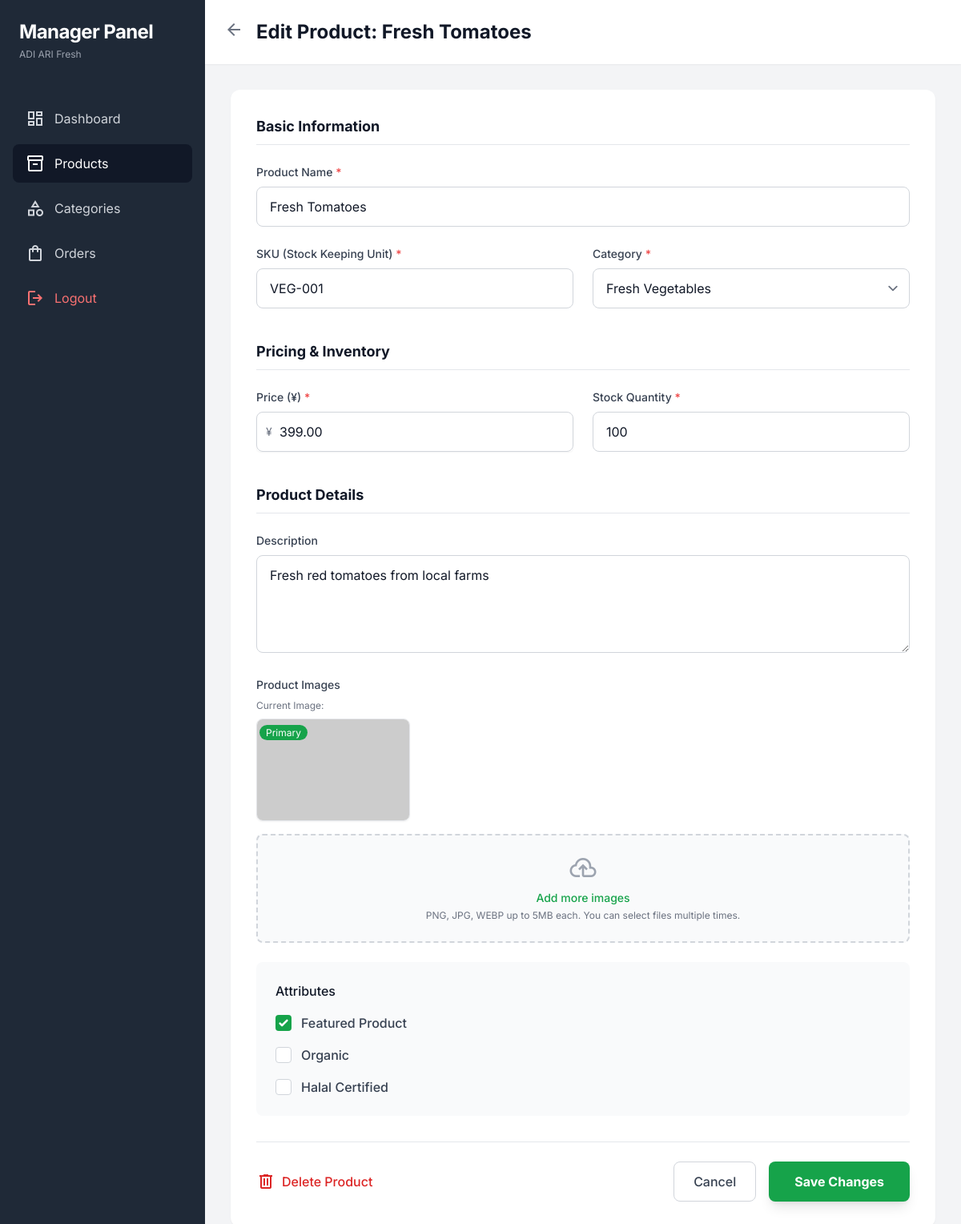
/manager/product/1/edit (signed in), run on the app's committed database.
### tables this page shows
CREATE TABLE IF NOT EXISTS products (
    id INT PRIMARY KEY AUTO_INCREMENT,
    category_id INT NOT NULL,
    name VARCHAR(200) NOT NULL,
    slug VARCHAR(200) UNIQUE NOT NULL,
    description TEXT,
    short_description VARCHAR(500),
    price DECIMAL(10,2) NOT NULL,
    sale_price DECIMAL(10,2) NULL,
    cost_price DECIMAL(10,2) NULL,
    tax_rate DECIMAL(5,2) DEFAULT NULL COMMENT 'Per-product tax rate override (NULL = use global)',
    sku VARCHAR(100) UNIQUE,
    barcode VARCHAR(100) DEFAULT NULL,
    unit VARCHAR(50) DEFAULT 'piece',
    weight DECIMAL(10,2),
    stock_quantity INT DEFAULT 0,
    min_stock_level INT DEFAULT 10,
    reorder_level INT DEFAULT 10,
    primary_image VARCHAR(255) NULL,
    is_halal TINYINT(1) DEFAULT 0,
    halal_cert_number VARCHAR(100) NULL,
    is_organic TINYINT(1) DEFAULT 0,
    is_featured TINYINT(1) DEFAULT 0,
    is_new TINYINT(1) DEFAULT 0,
    is_on_sale TINYINT(1) DEFAULT 0,
    status ENUM('active', 'inactive') DEFAULT 'active',
    views_count INT DEFAULT 0,
    meta_title VARCHAR(200),
    meta_description VARCHAR(500),
    meta_keywords VARCHAR(500),
    deleted_at DATETIME NULL,
    created_at DATETIME DEFAULT CURRENT_TIMESTAMP,
    updated_at DATETIME DEFAULT CURRENT_TIMESTAMP ON UPDATE CURRENT_TIMESTAMP,
    FOREIGN KEY (category_id) REFERENCES categories(id) ON DELETE CASCADE,
    INDEX idx_category (category_id),
    INDEX idx_slug (slug),
    INDEX idx_sku (sku),
    INDEX idx_barcode (barcode),
    INDEX idx_featured (is_featured),
    INDEX idx_status (status),
    INDEX idx_price (price),
    INDEX idx_deleted (deleted_at),
    FULLTEXT idx_search (name, description, short_description)
);

CREATE TABLE IF NOT EXISTS categories (
    id INT PRIMARY KEY AUTO_INCREMENT,
    name VARCHAR(100) NOT NULL,
    slug VARCHAR(100) UNIQUE NOT NULL,
    description TEXT,
    image VARCHAR(255),
    icon VARCHAR(100),
    parent_id INT NULL,
    display_order INT DEFAULT 0,
    status ENUM('active', 'inactive') DEFAULT 'active',
    meta_title VARCHAR(200),
    meta_description TEXT,
    created_at DATETIME DEFAULT CURRENT_TIMESTAMP,
    updated_at DATETIME DEFAULT CURRENT_TIMESTAMP ON UPDATE CURRENT_TIMESTAMP,
    FOREIGN KEY (parent_id) REFERENCES categories(id) ON DELETE SET NULL,
    INDEX idx_slug (slug),
    INDEX idx_status (status),
    INDEX idx_parent (parent_id),
    INDEX idx_display_order (display_order)
);

### app/views/manager/products/edit.php (the view, shortened to what the rows shown need)
<?php
$product = $data['product'];
$categories = $data['categories'];
$old = Session::getFlash('old') ?? $product;
?>
<div class="bg-gray-100 min-h-screen">
    <div class="flex h-screen overflow-hidden">
        <aside class="w-64 bg-gray-800 text-white flex-shrink-0">
            <div class="p-6">
                <h2 class="text-2xl font-bold tracking-tight">Manager Panel</h2>
            </div>
        </aside>
        <div class="flex-1 overflow-auto flex flex-col">
            <header class="bg-white shadow-sm p-6 flex justify-between items-center z-10">
                <div class="flex items-center">
                    <a href="/manager/products" class="mr-4 text-gray-500 hover:text-gray-700">
                        <span class="material-symbols-outlined">arrow_back</span>
                    </a>
                    <h1 class="text-2xl font-bold text-gray-900">Edit Product: <?= htmlspecialchars($product['name']) ?></h1>
                </div>
            </header>
            <main class="flex-1 p-8">
                <div class="bg-white rounded-xl shadow-sm overflow-hidden">
                    <form action="/manager/product/<?= $product['id'] ?>/update" method="POST" enctype="multipart/form-data" class="p-8">
                        <div class="grid grid-cols-1 md:grid-cols-2 gap-6 mb-6">
                            <div class="col-span-2">
                                <label for="name" class="block text-sm font-medium text-gray-700 mb-2">Product Name <span class="text-red-500">*</span></label>
                                <input
                                    type="text"
                                    id="name"
                                    name="name"
                                    value="<?= htmlspecialchars($old['name'] ?? '') ?>"
                                    class="w-full px-4 py-3 border border-gray-300 rounded-lg focus:ring-green-500 focus:border-green-500 transition"
                                    required
                                >
                            </div>
                            <div>
                                <label for="sku" class="block text-sm font-medium text-gray-700 mb-2">SKU (Stock Keeping Unit) <span class="text-red-500">*</span></label>
                                <input
                                    type="text"
                                    id="sku"
                                    name="sku"
                                    value="<?= htmlspecialchars($old['sku'] ?? '') ?>"
                                    class="w-full px-4 py-3 border border-gray-300 rounded-lg focus:ring-green-500 focus:border-green-500 transition"
                                    required
                                >
                            </div>
                            <div>
                                <label for="category_id" class="block text-sm font-medium text-gray-700 mb-2">Category <span class="text-red-500">*</span></label>
                                <select
                                    id="category_id"
                                    name="category_id"
                                    class="w-full px-4 py-3 border border-gray-300 rounded-lg focus:ring-green-500 focus:border-green-500 transition"
                                    required
                                >
                                    <?php foreach ($categories as $category): ?>
                                        <option value="<?= $category['id'] ?>" <?= (isset($old['category_id']) && $old['category_id'] == $category['id']) ? 'selected' : '' ?>>
                                            <?= htmlspecialchars($category['name']) ?>
                                        </option>
                                    <?php endforeach; ?>
                                </select>
                            </div>
                        </div>
                        <div class="grid grid-cols-1 md:grid-cols-2 gap-6 mb-6">
                            <div>
                                <div class="relative rounded-md shadow-sm">
                                    <div class="absolute inset-y-0 left-0 pl-3 flex items-center pointer-events-none">
                                        <span class="text-gray-500 sm:text-sm">¥</span>
                                    </div>
                                    <input
                                        type="number"
                                        id="price"
                                        name="price"
                                        step="0.01"
                                        min="0"
                                        value="<?= htmlspecialchars($old['price'] ?? '') ?>"
                                        class="w-full pl-7 px-4 py-3 border border-gray-300 rounded-lg focus:ring-green-500 focus:border-green-500 transition"
                                        required
                                    >
                                </div>
                            </div>
                            <div>
                                <label for="stock_quantity" class="block text-sm font-medium text-gray-700 mb-2">Stock Quantity <span class="text-red-500">*</span></label>
                                <input
                                    type="number"
                                    id="stock_quantity"
                                    name="stock_quantity"
                                    min="0"
                                    value="<?= htmlspecialchars($old['stock_quantity'] ?? '0') ?>"
                                    class="w-full px-4 py-3 border border-gray-300 rounded-lg focus:ring-green-500 focus:border-green-500 transition"
                                    required
                                >
                            </div>
                        </div>
                        <div class="mb-6">
                            <label for="description" class="block text-sm font-medium text-gray-700 mb-2">Description</label>
                            <textarea
                                id="description"
                                name="description"
                                rows="4"
                                class="w-full px-4 py-3 border border-gray-300 rounded-lg focus:ring-green-500 focus:border-green-500 transition"
                            ><?= htmlspecialchars($old['description'] ?? '') ?></textarea>
                        </div>
                        <div class="bg-gray-50 rounded-lg p-6 mb-8">
                            <div class="space-y-4">
                                <label class="flex items-center space-x-3 cursor-pointer">
                                    <input type="checkbox" name="is_featured" class="h-5 w-5 text-green-600 border-gray-300 rounded focus:ring-green-500" <?= (isset($old['is_featured']) && $old['is_featured']) ? 'checked' : '' ?>>
                                    <span class="text-gray-700 font-medium">Featured Product</span>
                                </label>
                                <label class="flex items-center space-x-3 cursor-pointer">
                                    <input type="checkbox" name="is_organic" class="h-5 w-5 text-green-600 border-gray-300 rounded focus:ring-green-500" <?= (isset($old['is_organic']) && $old['is_organic']) ? 'checked' : '' ?>>
                                    <span class="text-gray-700 font-medium">Organic</span>
                                </label>
                                <label class="flex items-center space-x-3 cursor-pointer">
                                    <input type="checkbox" name="is_halal" class="h-5 w-5 text-green-600 border-gray-300 rounded focus:ring-green-500" <?= (isset($old['is_halal']) && $old['is_halal']) ? 'checked' : '' ?>>
                                    <span class="text-gray-700 font-medium">Halal Certified</span>
                                </label>
                            </div>
                        </div>
                    </form>
                </div>
            </main>
        </div>
    </div>
</div>

### data on the page
products: name "Fresh Tomatoes", sku "VEG-001", category_id "Fresh Vegetables", price "399.00", stock_quantity "100", description "Fresh red tomatoes from local farms", is_featured "☑"
